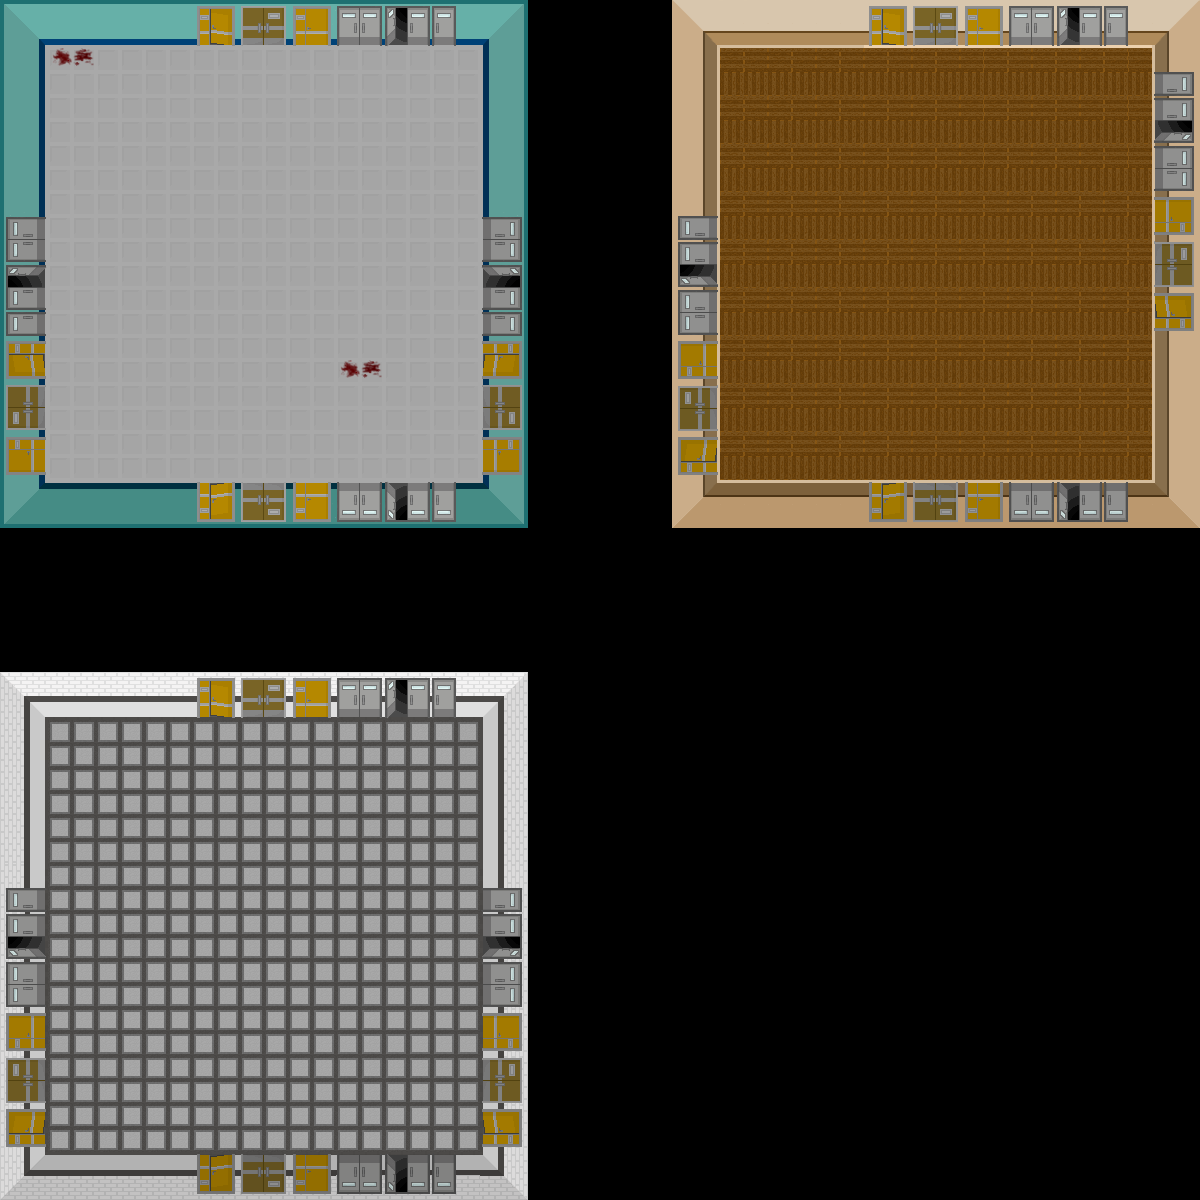

Below is a game level as drawn by its tile map, then a one-line description and the .tmx that defines it (tile-layer data replaced by summaries):
An orthogonal 50x50 tile map with 24x24 px tiles, 1 tile layer (Capa de Patrones 1).

<map version="1.0" orientation="orthogonal" renderorder="right-down" width="50" height="50" tilewidth="24" tileheight="24" nextobjectid="1">
 <tileset firstgid="1" name="paredes" tilewidth="24" tileheight="24" spacing="0" margin="0" tilecount="576" columns="36">
  <image source="levels/Tilesheet.png" trans="f7f7f7" width="864" height="384" />
 </tileset>
 <layer name="Capa de Patrones 1" width="50" height="50">
  <data>[2500 cells, 1452 non-empty, 351 distinct tile ids]</data>
 </layer>
</map>
